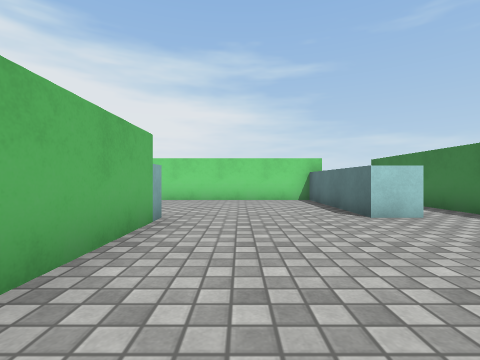
[1] (above)

19 first-person views from a walk through a scene from a Unity 3-D project. The camera is 0.72 m above the floor, looks level and sees 85° across. The floor is counted in squares, 1 m on a side. Each view is taken from the middle of a square. On the plan, view 1 faces up. The plan holds only what a view shows up to about 9 squares ahead; the rest is blank. The player character is not drawn. Surface patterns are stand-ins for the level's own textures.

[2]
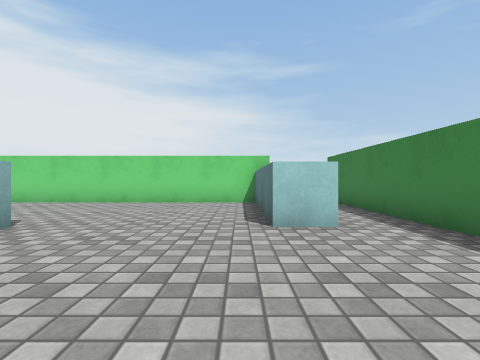

[3]
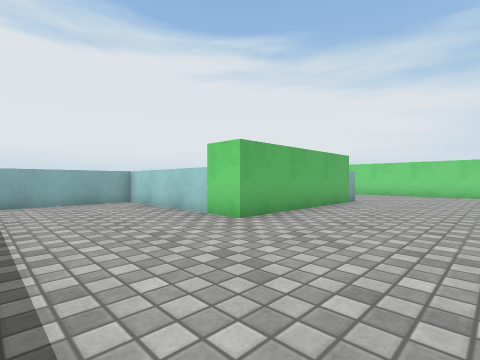

[4]
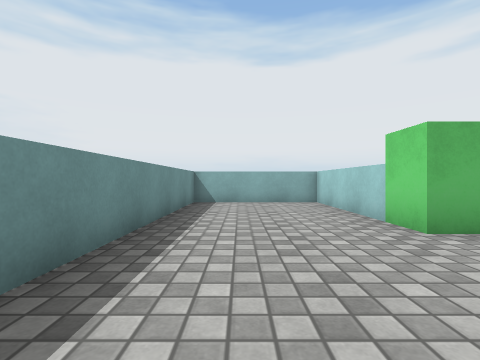

[5]
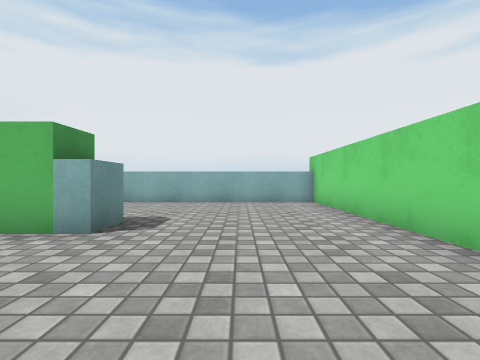

[6]
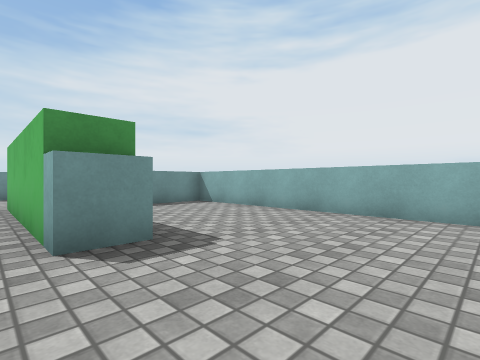

[7]
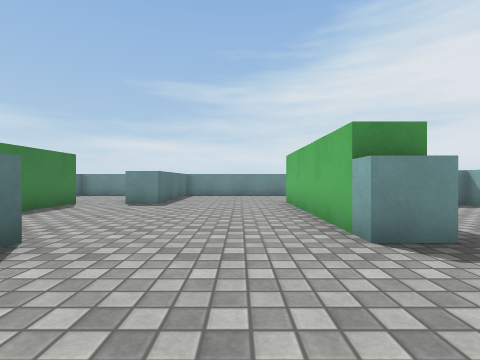

[8]
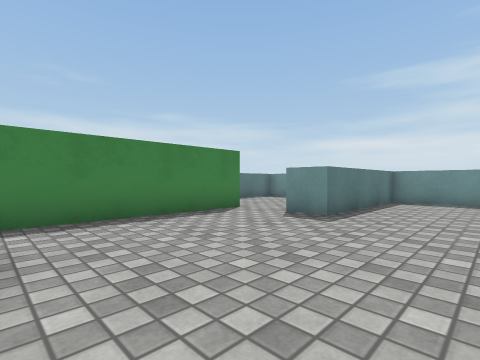

[9]
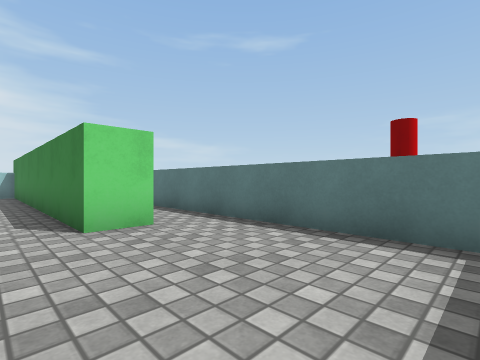

[10]
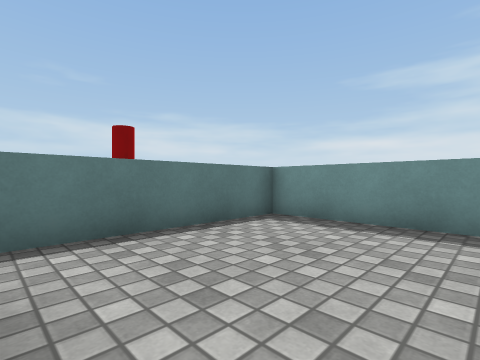

[11]
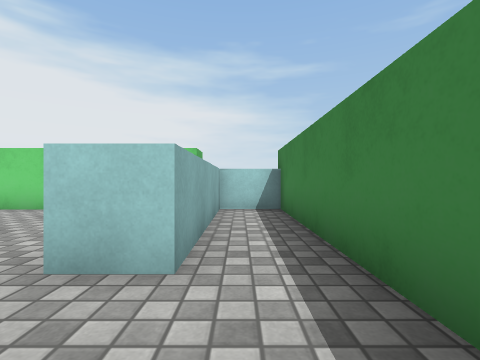

[12]
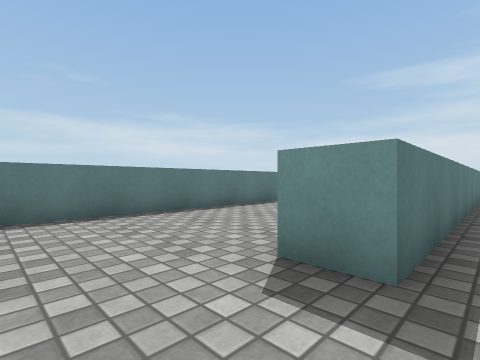

[13]
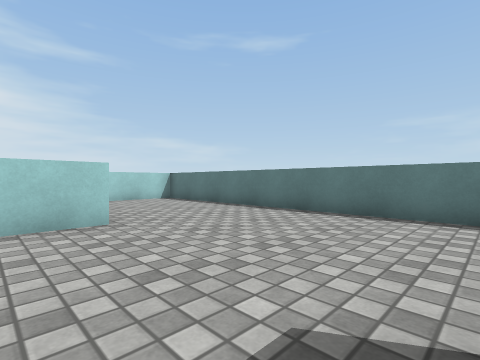

[14]
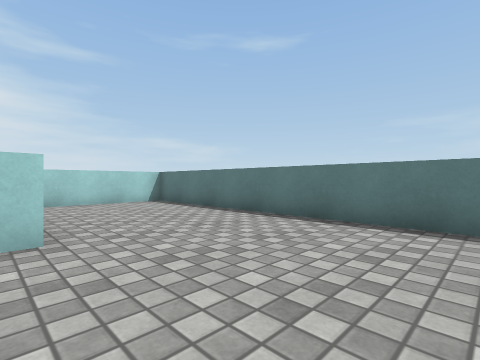

[15]
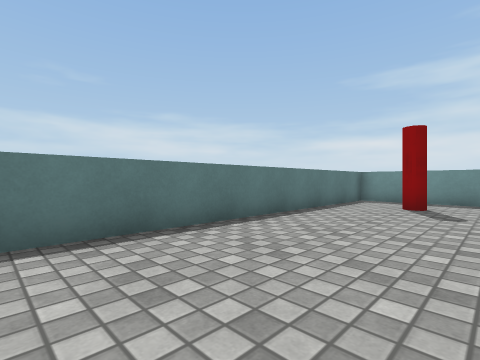

[16]
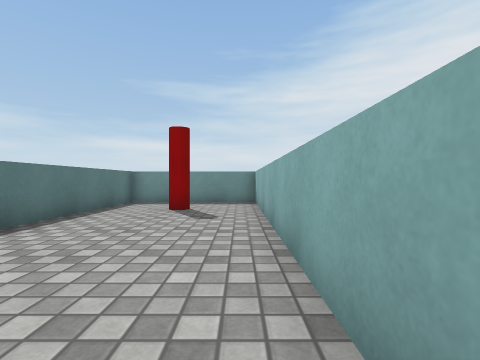

[17]
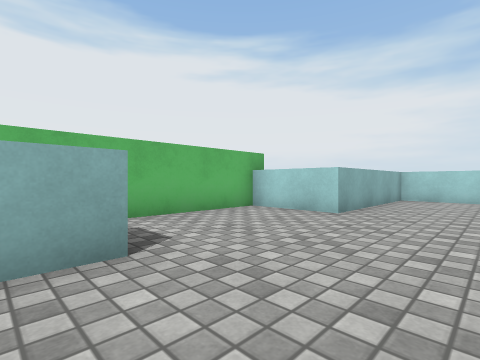

[18]
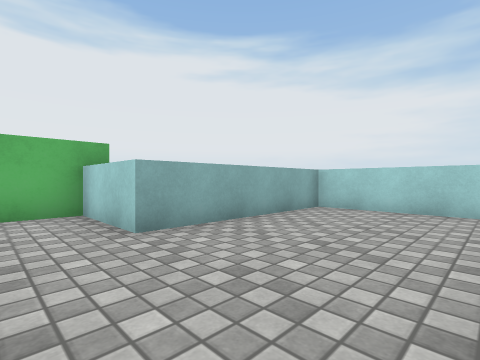

[19]
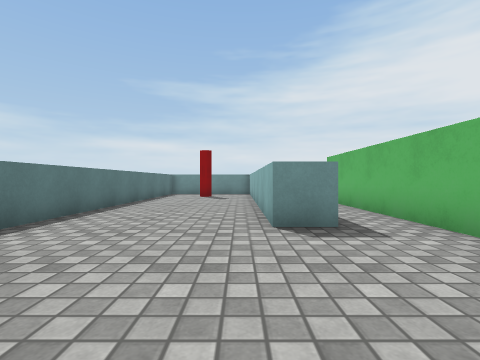

### Floor plan
Ten units are one square. View 1 is at (0, 0); x grows to the right and y downward. Boxes are objects, and circles mark ways between rooms. Rooms are numbered by the first view taken in them; rooms with no view inside come last. Other rooms are left out.
<svg viewBox="-70 -150 200 200">
<path fill="none" stroke="#000" d="M-26 -50 -15 -50 -15 5 -65 5 -65 45 25 45 25 0 35 0M50 0 50 -95 35 -95 35 -50 25 -50 25 -91M25 -95 -65 -95 -65 -5 -48 -5M61 0 50 0M41 45 75 45 75 5M75 5 75 -50 85 -50 85 41M84 45 125 45 125 -142M122 -145 85 -145 85 -95 60 -95 60 -10"/>
<rect x="95" y="15" width="10" height="20" fill="#bbb"><title>red cylinder</title></rect>
<circle cx="40" cy="0" r="3" fill="#2a7"/>
<circle cx="70" cy="0" r="3" fill="#2a7"/>
<text x="-10" y="-30">1</text>
<text x="50" y="20">2</text>
<text x="100" y="-50">3</text>
</svg>
Room 1 opens to room 2. Room 2 opens to room 3.

Where each view was taken, in squares from view 1:
view 1: 0 up, 0 right, facing up
view 2: 1 up, 2 right, facing up
view 3: 4 down, 2 right, facing up-left
view 4: 3 down, 2 right, facing left
view 5: 7 up, 2 right, facing left
view 6: 8 up, 1 left, facing down-left
view 7: 8 up, 0 right, facing down
view 8: 5 up, 0 right, facing down-right
view 9: 4 down, 4 right, facing up-right
view 10: 0 up, 4 right, facing down-right
view 11: 3 up, 4 right, facing up
view 12: 7 up, 7 right, facing down-right
view 13: 5 up, 7 right, facing up-right
view 14: 6 up, 8 right, facing up-right
view 15: 5 up, 9 right, facing down-right
view 16: 4 up, 9 right, facing down
view 17: 4 up, 11 right, facing up-left
view 18: 8 up, 12 right, facing up-left
view 19: 9 up, 9 right, facing down
